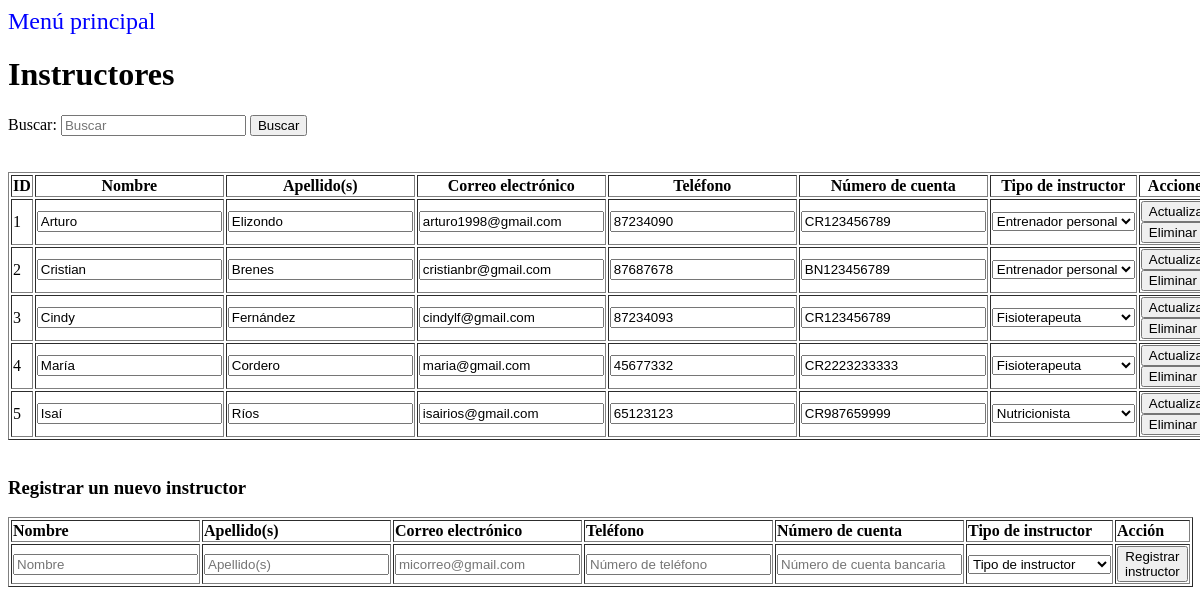
Page /view/listarInstructores.php on the committed database.
### tables this page shows
CREATE TABLE `tbinstructor` (
  `tbinstructorid` int(11) NOT NULL,
  `tbinstructornombre` varchar(50) NOT NULL,
  `tbinstructorapellido` varchar(50) NOT NULL,
  `tbinstructorcorreo` varchar(50) NOT NULL,
  `tbinstructortelefono` int(11) NOT NULL,
  `tbinstructornumcuenta` varchar(50) NOT NULL,
  `tbinstructortipo` varchar(50) NOT NULL,
  `tbinstructoractivo` tinyint(4) NOT NULL
);

### data/instructorData.php (called while the page is built, shortened)
<?php
include '../domain/instructor.php';
class InstructorData extends Data {
    public function buscarInstructores($palabra){
        $conn = mysqli_connect($this->server, $this->user, $this->password, $this->db);
        $conn->set_charset('UTF8');
        $querySelect = "SELECT * FROM tbinstructor WHERE tbinstructorid LIKE '%$palabra%' OR tbinstructornombre LIKE '%$palabra%' OR tbinstructorapellido LIKE '%$palabra%' OR
        tbinstructorcorreo LIKE '%$palabra%' OR tbinstructortelefono LIKE '%$palabra%' OR tbinstructornumcuenta LIKE '%$palabra%' OR tbinstructortipo LIKE '%$palabra%';";
        $result = mysqli_query($conn, $querySelect);
        $Instructores = [];
        while ($row = mysqli_fetch_array($result)) {
            if($row['tbinstructoractivo'] == 1){
                $currentInstructor = new Instructor($row['tbinstructorid'], $row['tbinstructornombre'], $row['tbinstructorapellido'], $row['tbinstructorcorreo'], $row['tbinstructortelefono'], $row['tbinstructornumcuenta'], $row['tbinstructortipo'], $row['tbinstructoractivo']);
                array_push($Instructores, $currentInstructor);
            }
        }
        return $Instructores;
    }
}

### business/instructorBusiness.php (called while the page is built, shortened)
<?php
include '../data/instructorData.php';
class InstructorBusiness {
    public function InstructorBusiness() {
        $this->InstructorData = new InstructorData();
    }
    public function buscar($palabra) {
        return $this->InstructorData->buscarInstructores($palabra);
    }
}

### domain/instructor.php (called while the page is built, shortened)
<?php
class Instructor {
    private $idTBInstructor;
    private $nombreTBInstructor;
    private $apellidoTBInstructor;
    private $correoTBInstructor;
    private $telefonoTBInstructor;
    private $numcuentaTBInstructor;
    private $tipoTBInstructor;
    private $activoTBInstructor;
    function Instructor($idTBInstructor, $nombreTBInstructor,$apellidoTBInstructor, $correoTBInstructor, $telefonoTBInstructor, $numcuentaTBInstructor, $tipoTBInstructor, $activoTBInstructor) {
        $this->idTBInstructor = $idTBInstructor;
        $this->nombreTBInstructor = $nombreTBInstructor;
        $this->apellidoTBInstructor = $apellidoTBInstructor;
        $this->correoTBInstructor = $correoTBInstructor;
        $this->telefonoTBInstructor = $telefonoTBInstructor;
        $this->numcuentaTBInstructor = $numcuentaTBInstructor;
        $this->tipoTBInstructor = $tipoTBInstructor;
        $this->activoTBInstructor = $activoTBInstructor;
    }
    function getIdTBInstructor() {
        return $this->idTBInstructor;
    }
    function getNombreTBInstructor() {
        return $this->nombreTBInstructor;
    }
    function getApellidoTBInstructor() {
        return $this->apellidoTBInstructor;
    }
    function getCorreoTBInstructor() {
        return $this->correoTBInstructor;
    }
    function getTelefonoTBInstructor() {
        return $this->telefonoTBInstructor;
    }
    function getNumCuentaTBInstructor() {
        return $this->numcuentaTBInstructor;
    }
    function getTipoTBInstructor() {
        return $this->tipoTBInstructor;
    }
    function getActivoTBInstructor() {
        return $this->activoTBInstructor;
    }
}

### view/listarInstructores.php (the view, shortened to what this page needs)
<?php
include '../business/instructorBusiness.php';
?>
<!DOCTYPE html>
<html>
<head>
    <link rel="stylesheet" type="text/css" href="../css/style.css">
</head>
<body>
    <?php
    include 'header.php';
    ?>
    <h1>Instructores</h1>
    <form action="" method="post" autocomplete="off">
        <div>
            <label for="campo"> Buscar: </label>
            <input type="text" name="campo" id="campo" placeholder="Buscar">
            <button type="submit" name="buscar" id="buscar" value="buscar">Buscar</button>
        </div>
    </form></br></br>
    <div>
        <?php
        $campo = $_POST['campo'];
        $instructorBusiness = new InstructorBusiness();
        $instructores = $instructorBusiness->buscar($campo);
        if (!empty($instructores)) {
        ?>
            <table border="1">
                <thead style="text-align: center;">
                    <tr>
                        <th>ID</th>
                        <th>Nombre</th>
                        <th>Apellido(s)</th>
                        <th>Correo electrónico</th>
                        <th>Teléfono</th>
                        <th>Número de cuenta</th>
                        <th>Tipo de instructor</th>
                        <th>Acciones</th>
                    </tr>
                </thead>
                <tbody>
                    <?php
                    foreach ($instructores as $row) {
                        if ($row->getActivoTBInstructor() == 1) {
                            echo '<form  method="POST" enctype="multipart/form-data" action="../business/instructorAction.php">';
                            echo '<tr>';
                            echo '<td>' . $row->getIdTBInstructor() . '</td>';
                            echo '<td><input class="mascaranombre"type="text" name="nombre" id="nombre" value="' . $row->getNombreTBInstructor() . '"/></td>';
                            echo '<td><input class="mascaranombre" type="text" name="apellido" id="apellido" value="' . $row->getApellidoTBInstructor() . '"/></td>';
                            echo '<td><input type="text" name="correo" id="correo" value="' . $row->getCorreoTBInstructor() .  '"/></td>';
                            echo '<td><input type="text" class="mascaratelefono" name="telefono" id="telefono" value="' . $row->getTelefonoTBInstructor() .  '"/></td>';
                            echo '<td><input type="text" class="mascaranumcuenta" name="numcuenta" id="numcuenta" value="' . $row->getNumCuentaTBInstructor() .  '"/></td>';
                            echo '<td><select name="tipoinstructor" id="tipoinstructor">
                                    <option value="' . $row->getTipoTBInstructor() .  '">' . $row->getTipoTBInstructor() . '</option>
                                    <option value="Entrenador personal">Entrenador personal</option>
                                    <option value="Fisioterapeuta">Fisioterapeuta</option>
                                    <option value="Nutricionista">Nutricionista</option>
                                </select></td>';
                            echo '<td><input type="submit" name="actualizar" id="actualizar" value="Actualizar" onclick="return confirmarAccionModificar()"/>';
                            echo '<input type="submit" name="eliminar" id="eliminar" value="Eliminar" onclick="return confirmarAccionEliminar()"/></td>';
                            echo '</tr>';
                            echo '</form>';
                        }
                    }
                    ?>
                </tbody>
            </table>
        <?php
        } else {
            echo '<p style="color: red">SIN RESULTADOS: No se encontraron instructores!</p>';
        }
        ?>
    </div></br>
    <div>
        <h3>Registrar un nuevo instructor</h3>
        <form method="POST" id="direccionform" action="../business/instructorAction.php">
            <table border="1">
                <thead style="text-align: left;">
                    <tr>
                        <th>Nombre</th>
                        <th>Apellido(s)</th>
                        <th>Correo electrónico</th>
                        <th>Teléfono</th>
                        <th>Número de cuenta</th>
                        <th>Tipo de instructor</th>
                        <th>Acción</th>
                    </tr>
                </thead>
                <tbody>
                <tr>
                        <td><input type="text" class="mascaranombre" name="nombre" placeholder="Nombre"></td>
                        <td><input type="text" class="mascaranombre" name="apellido" placeholder="Apellido(s)"></td>
                        <td><input type="email" name="correo" placeholder="micorreo@gmail.com"></td>
                        <td><input type="tel" class="mascaratelefono" name="telefono" placeholder="Número de teléfono"></td>
                        <td><input type="text" class="mascaranumcuenta" name="numcuenta" placeholder="Número de cuenta bancaria"></td>
                        <td>
                            <select name="tipoinstructor">
                                <option value="" selected disabled hidden>Tipo de instructor</option>
                            </select>
                        </td>
                        <td><button type="submit" name="insertar" id="insertar" value="insertar">Registrar instructor</button></td>
                    </tr>
                </tbody>
            </table>
        </form>
    </div>
</body>
</html>

### rows in the picture
tbinstructor: tbinstructorid "1", nombre "Arturo", apellido "Elizondo", correo "arturo1998@gmail.com", telefono "87234090", numcuenta "CR123456789", tipoinstructor "Entrenador personal"
tbinstructor: tbinstructorid "2", nombre "Cristian", apellido "Brenes", correo "cristianbr@gmail.com", telefono "87687678", numcuenta "BN123456789", tipoinstructor "Entrenador personal"
tbinstructor: tbinstructorid "3", nombre "Cindy", apellido "Fernández", correo "cindylf@gmail.com", telefono "87234093", numcuenta "CR123456789", tipoinstructor "Fisioterapeuta"
tbinstructor: tbinstructorid "4", nombre "María", apellido "Cordero", correo "maria@gmail.com", telefono "45677332", numcuenta "CR2223233333", tipoinstructor "Fisioterapeuta"
tbinstructor: tbinstructorid "5", nombre "Isaí", apellido "Ríos", correo "isairios@gmail.com", telefono "65123123", numcuenta "CR987659999", tipoinstructor "Nutricionista"
